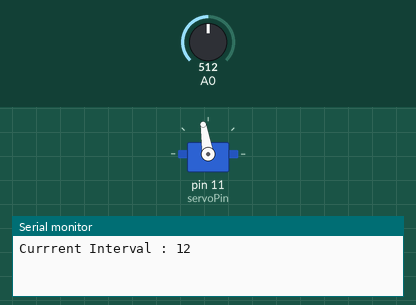
Recording of a sketch running on a simulated Arduino Uno, built with avr-gcc and run on an emulated ATmega328P. Shown: servo, the last lines printed to the serial monitor. The test bench sets the inputs (shaded band); at power-on: A0 = 512.

Above: at 1.3 s.
1.4 s: A0 set to 716
At 1.68 s:
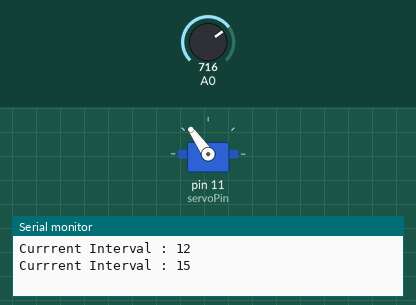
4.4 s: A0 set to 0
At 4.69 s:
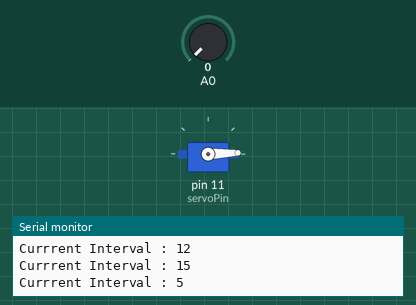
Timing chart, 0 to 39.7 s (numbered marks = the images above; inputs shaded):
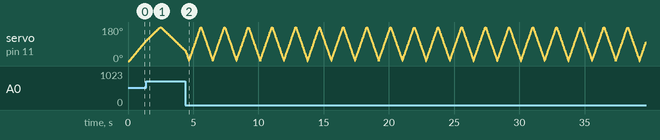

The sketch:

LAB_9_1_3_201812145_.ino
```cpp
//가변저항값에 따른 interval(모터속도 조절)
#include <Servo.h>
Servo myServo;
int servoPin = 11;
unsigned long time_previous, time_current;

int interval = 10; // 현재 이동 시간 간격
int angle = 0; // 현재 모터의 각도
int angle_step = 1; // 모터 각도의 증감(1 or –1)

void setup() {
  Serial.begin(9600);
  myServo.attach(servoPin); //서보모터 연결
  myServo.write(angle); //0도에서 시작
  delay(100);
  time_previous=millis();
}

//가변저항 값이 크면 interval이 커져 서보모터가 천천히 회전
//가변저항 값이 작으면 interval이 작아져 서보모터가 빠르게 회전
void loop() {
  time_current=millis();
  if(time_current - time_previous >= interval){
    time_previous = time_current;
    angle += angle_step; // 현재 각도 조정
    //180도를 넘어가면 방향 전환(angle에 더해주는 angle_step의 방향을 바꿔줌)
    if(angle > 180) {
      angle = 180;
      angle_step *= -1;
    }
    else if(angle < 0) { // 0도를 넘어가면 방향전환
      angle=0;
      angle_step *= -1;
    }
    myServo.write(angle);
  }

  int reading = analogRead(A0);
  int new_interval = map(reading, 0, 1023, 5, 20);
  if(new_interval != interval){
    interval = new_interval; //이동시간 간격 조정
    Serial.print("Currrent Interval : ");
    Serial.println(interval);
  }
}
```
